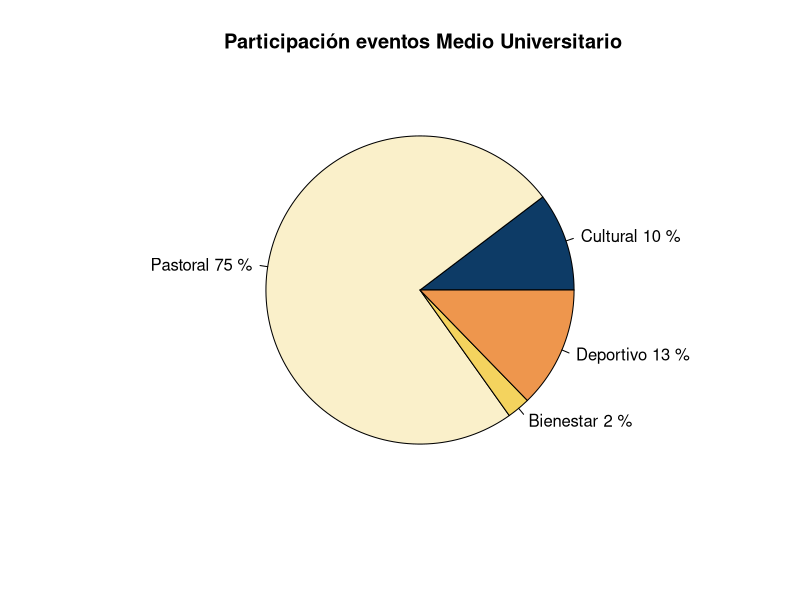
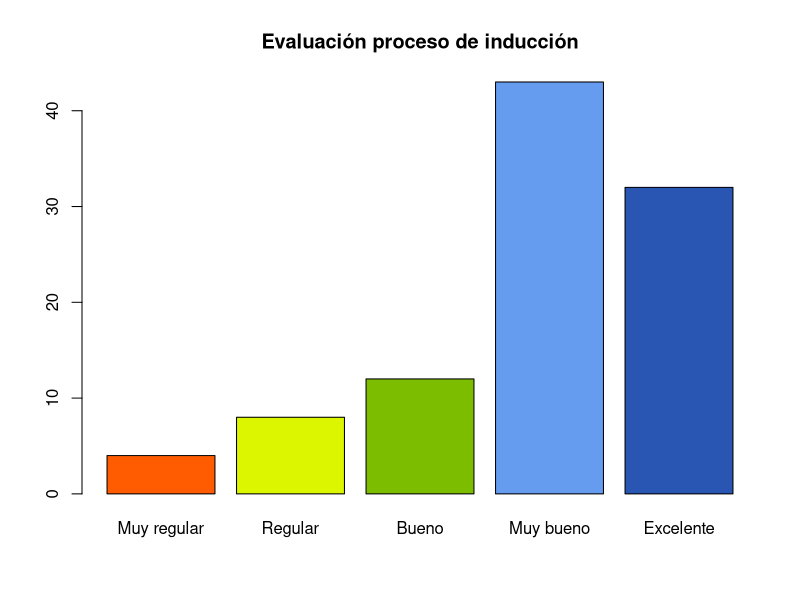
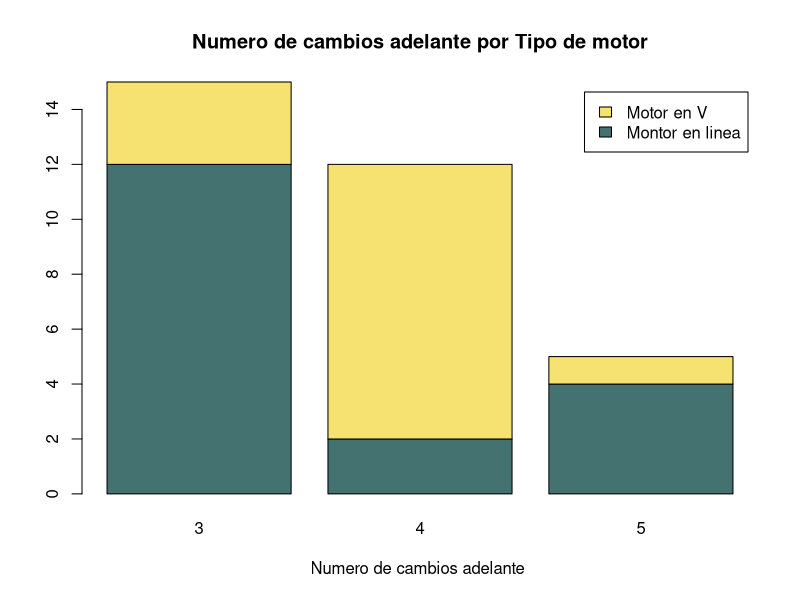
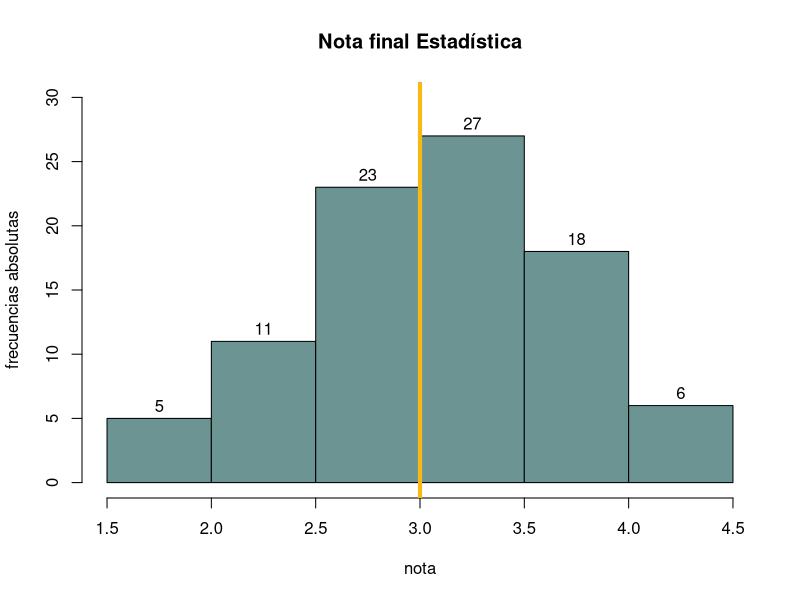
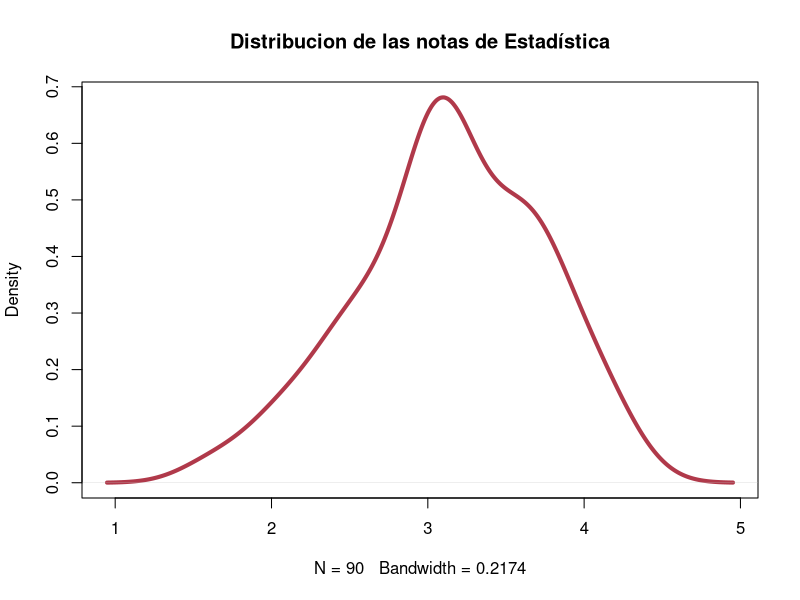
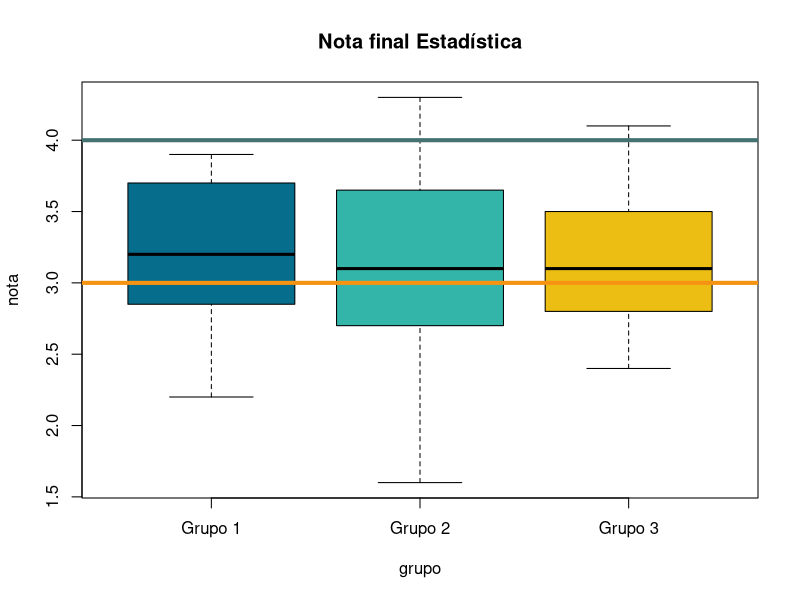
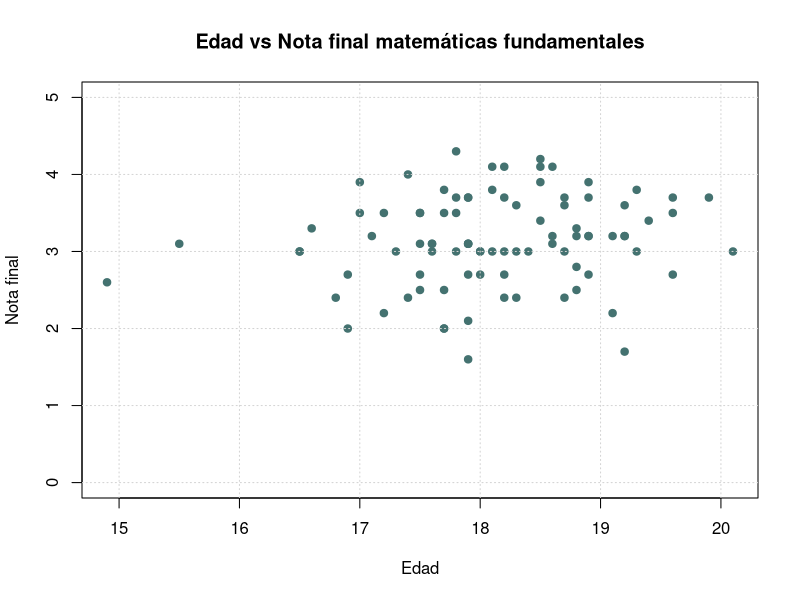
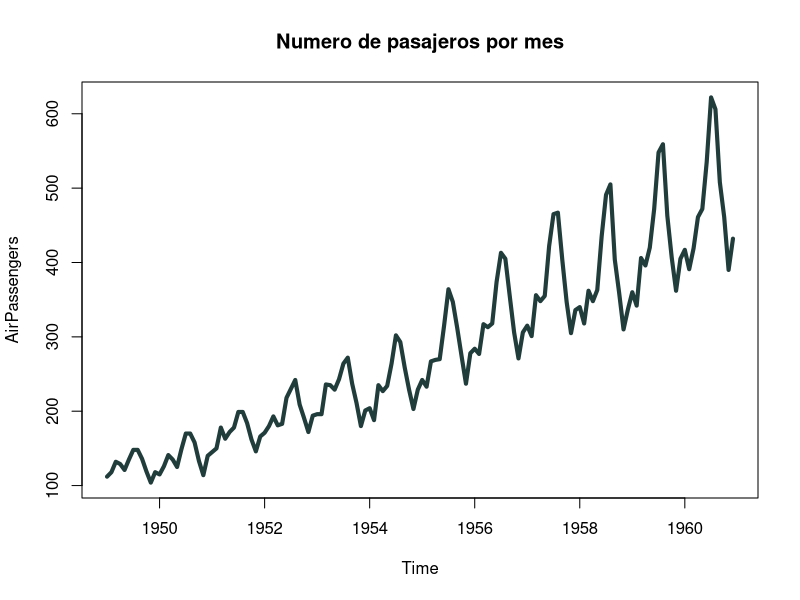

The R script that drew these images, in order:
## ---- chunk 1
knitr::opts_chunk$set(echo = TRUE, comment = NA)
# colores
c0= "#b0394a"
c1= "#ad6395"
c2= "#a391c4"
c3= "#8acfe6"
c4= "#646420"
c5= "#db524f"
paleta4=c("#0d3b66", "#faf0ca", "#f4d35e", "#ee964d")

## ---- chunk 2
a=rep("Cultutal", 360145)
b=rep("Pastoral", 61496)
c=rep("Bienestar",49912)
d=rep("Deportivo",11777)
data=c(a,b,c,d)
t=table(data)
lbs=c("Cultural", "Pastoral", "Bienestar", "Deportivo")
pct=round(t/sum(t)*100)
labs=paste(lbs, pct)
labs=paste(labs, "%", sep = " ") 
pie(t, labels=labs, main=" Participación eventos Medio Universitario",
    col = paleta4)
## ---- chunk 3
ev=c(4,  8, 12, 43, 32)
names(ev)=c("Muy regular", "Regular", "Bueno", "Muy bueno","Excelente")
barplot(ev, col=c("#ff5b00","#dcf600","#7dbd00","#659cef","#2956b2"), main = "Evaluación proceso de inducción")
## ---- chunk 4
counts <- table(mtcars$vs, mtcars$gear); rownames(counts)=c("Montor en linea", "Motor en V")
barplot(counts, main="Numero de cambios adelante por Tipo de motor",  xlab="Numero de cambios adelante ",col=c("#447270","#f6e271"),
  legend = rownames(counts))
## ---- chunk 5
nf=c(4.1, 2.7, 3.1, 3.2, 3.0, 3.2, 2.0, 2.4, 1.6, 3.2, 3.1, 2.6, 2.0, 2.4, 2.8, 3.3, 4.0, 3.4, 3.0, 3.1, 2.7, 2.7, 3.0, 3.8, 3.2, 2.2, 3.5, 3.5, 3.8, 3.5, 3.9, 4.2, 4.3, 3.9, 3.2, 3.5, 3.5, 3.7, 4.1, 3.7, 3.5, 3.6, 3.2, 3.1, 3.4, 3.0, 3.0, 3.0, 2.7, 1.7, 3.6, 2.1, 2.4, 3.0, 3.1, 2.5, 2.5, 3.6, 2.2, 2.4, 3.1, 3.3, 2.7, 3.7, 3.0, 2.7, 3.0, 3.2, 3.1, 2.4, 3.0, 2.7, 2.5, 3.0, 3.0, 3.0, 3.2, 3.1, 3.8, 4.1, 3.7, 3.5, 3.0, 3.7, 3.7, 4.1, 3.7, 3.9, 3.7, 2.0)
stem(nf)
## ---- chunk 6
h1=hist(nf, main = "Nota final Estadística", xlab = "nota", ylab="frecuencias absolutas", labels=TRUE, col="#6b9493", ylim = c(0,30))
abline(v=3,col="#f6b915", lwd=4)
## ---- chunk 7
nf=c(4.1, 2.7, 3.1, 3.2, 3.0, 3.2, 2.0, 2.4, 1.6, 3.2, 3.1, 2.6, 2.0, 2.4, 2.8, 3.3, 4.0, 3.4, 3.0, 3.1, 2.7, 2.7, 3.0, 3.8, 3.2, 2.2, 3.5, 3.5, 3.8, 3.5, 3.9, 4.2, 4.3, 3.9, 3.2, 3.5, 3.5, 3.7, 4.1, 3.7, 3.5, 3.6, 3.2, 3.1, 3.4, 3.0, 3.0, 3.0, 2.7, 1.7, 3.6, 2.1, 2.4, 3.0, 3.1, 2.5, 2.5, 3.6, 2.2, 2.4, 3.1, 3.3, 2.7, 3.7, 3.0, 2.7, 3.0, 3.2, 3.1, 2.4, 3.0, 2.7, 2.5, 3.0, 3.0, 3.0, 3.2, 3.1, 3.8, 4.1, 3.7, 3.5, 3.0, 3.7, 3.7, 4.1, 3.7, 3.9, 3.7, 2.0)
plot(density(nf), main="Distribucion de las notas de Estadística", col=c0, lwd=4)
## ---- chunk 8
nf=c(4.1, 2.7, 3.1, 3.2, 3.0, 3.2, 2.0, 2.4, 1.6, 3.2, 3.1, 2.6, 2.0, 2.4, 2.8, 3.3, 4.0, 3.4, 3.0, 3.1, 2.7, 2.7, 3.0, 3.8, 3.2, 2.2, 3.5, 3.5, 3.8, 3.5, 3.9, 4.2, 4.3, 3.9, 3.2, 3.5, 3.5, 3.7, 4.1, 3.7, 3.5, 3.6, 3.2, 3.1, 3.4, 3.0, 3.0, 3.0, 2.7, 1.7, 3.6, 2.1, 2.4, 3.0, 3.1, 2.5, 2.5, 3.6, 2.2, 2.4, 3.1, 3.3, 2.7, 3.7, 3.0, 2.7, 3.0, 3.2, 3.1, 2.4, 3.0, 2.7, 2.5, 3.0, 3.0, 3.0, 3.2, 3.1, 3.8, 4.1, 3.7, 3.5, 3.0, 3.7, 3.7, 4.1, 3.7, 3.9, 3.7, 2.0)
cc=c(20, 10, 20, 20, 20, 20, 20, 20, 20, 30, 20, 20, 20, 10, 30, 20, 20, 30, 20, 30, 30, 20, 10, 30, 20, 20, 30, 30, 10, 20, 10, 20, 20, 20, 10, 20, 10, 20, 20, 30, 30, 30, 10, 30, 20, 20, 20, 20, 20, 20, 10, 20, 30, 30, 10, 10, 10, 20, 10, 20, 10, 30, 20, 10, 20, 30, 10, 30, 30, 30, 20, 30, 30, 30, 30, 30, 30, 20, 10, 30, 10, 20, 20, 10, 20, 20, 20, 20, 10, 20)
labs=c("Grupo 1","Grupo 2","Grupo 3")
boxplot((nf~cc),main="Nota final Estadística", 
        col=c("#066d8d","#34b5aa","#ecbe14"), names=labs, xlab = "grupo", ylab = "nota")
abline(h=3, col="#f69312", lwd=4)
abline(h=4, col="#447270", lwd=4)
## ---- chunk 9
ed=round(rnorm(90,18,1),1)
plot(ed,nf, main="Edad vs Nota final matemáticas fundamentales", ylim = c(0,5), xlab = "Edad", ylab = "Nota final",col="#447270",pch=19)
grid()
## ---- chunk 10
plot(AirPassengers, main="Numero de pasajeros por mes", col="#203c3b", lwd = 4)
